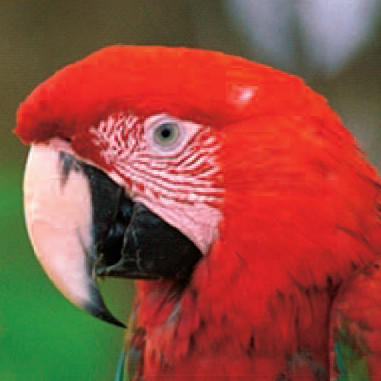
#> input picture images/per.jpg, 381 x 381 px
$ python etf.py   (older library calls are emulated)
#> lines starting #> are read from the running program, lines starting #| are printed output that depends on the picture; after the words box and inside, x2 and y2 are one past the last pixel; in counts of white or black regions, pixels touching at a corner belong together
import numpy as np
import matplotlib.pyplot as plt
import cv2
import math
from numpy import linalg as LA
from licpy.lic import runlic
from licpy.plot import grey_save

# [10 lines left out: functions computePhi, computeWs, not called in this run]

def computeWm(g_x, g_y):
    return (1 + np.tanh(g_y - g_x))/2

# [78 lines left out: functions computeWd, etfIter, etfKernel, displayImgT, not called in this run]

def etf(img_src, nb_iter, kernel_size, display):

    # [27 lines of commented-out code are left out]

    gray_image = np.divide(img_src, 255.0)
    sobelx = cv2.Sobel(gray_image, cv2.CV_64F, 1, 0, ksize=5)
    sobely = cv2.Sobel(gray_image, cv2.CV_64F, 0, 1, ksize=5)
    sobelmag = np.sqrt(np.multiply(sobelx, sobelx) + np.multiply(sobely, sobely))
    img_grad = np.divide(sobelmag, np.amax(sobelmag))

    tangx = -1 * sobely
    tangy = sobelx
    tang = np.stack([tangx, tangy], axis=2)
    size = tang.shape

    tangnorm = LA.norm(tang, axis=2)
    np.place(tangnorm, tangnorm == 0, [1])
    img_t = np.divide(tang, np.stack([tangnorm, tangnorm], axis=2))

    # ETF iterations
    for i in range(0,nb_iter):
        print("ETF iteration "+str(i)+"...")
        img_t = etfIter(img_src, kernel_size, img_grad,  np.copy(img_t))
        print("Done.")

    # Line integral convolution
    # h = len(img_t)
    # w = len(img_t[0])
    h, w = img_src.shape
    vx = np.zeros((h,w))
    vy = np.zeros((h,w))

    for i in range(0, h):
        for j in range (0, w):
            vx[i][j] = img_t[i][j][0]
            vy[i][j] = img_t[i][j][1]

    tex = runlic(vx, vy, 21)
    grey_save("res/lic.jpg", tex)


    if display:
        #displayImgT(img_t, "Img res")
        cv2.imshow("LIC ETF", cv2.imread("res/lic.jpg", 0))
        cv2.waitKey(0)

    return img_t

# Main
if __name__ == '__main__':
    img = cv2.imread("images/per.jpg", 1)
#> img is the input picture: shape (381, 381, 3); mean B, G, R 63.8, 77.3, 150
    gray_image = cv2.cvtColor(img, cv2.COLOR_BGR2GRAY)
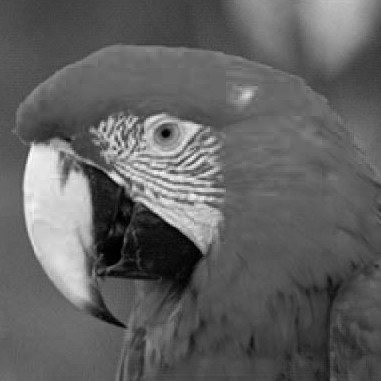
#> gray_image: shape (381, 381); min 0, max 254, mean 97.5

    etf(gray_image, 0, 3, True)
#> in etf, `sobelx = cv2.Sobel(gray_image, cv2.CV_64F, 1, 0, ksize=5)`:
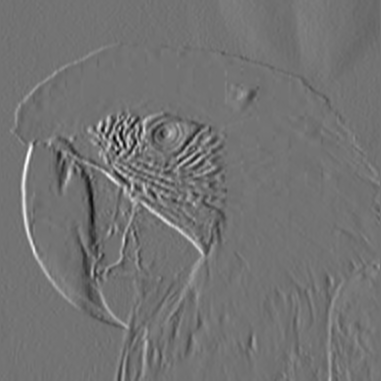
#> sobelx: shape (381, 381) float64; min -20.58, max 24.87, mean 0; drawn with min black and max white
#> in etf, `sobely = cv2.Sobel(gray_image, cv2.CV_64F, 0, 1, ksize=5)`:
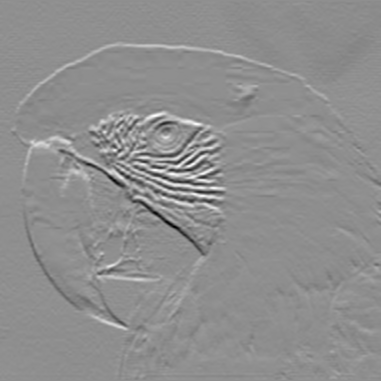
#> sobely: shape (381, 381) float64; min -26.66, max 20.85, mean 0; drawn with min black and max white
#> in etf, `sobelmag = np.sqrt(np.multiply(sobelx, sobelx) + np.multiply(sobely, s..`:
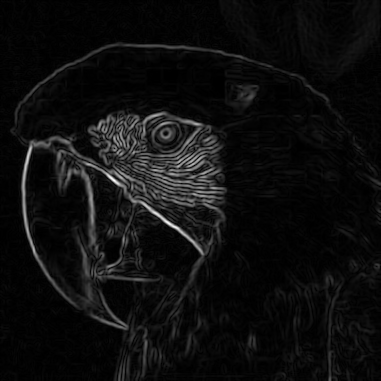
#> sobelmag: shape (381, 381) float64; min 0, max 31.28, mean 1.8; drawn with min black and max white
#> in etf, `tangx = -1 * sobely`:
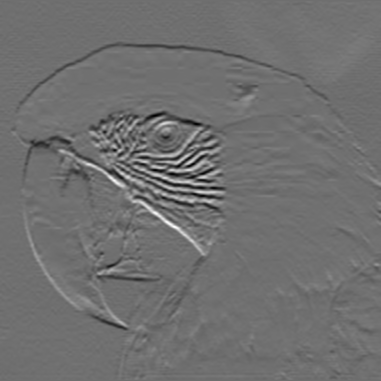
#> tangx: shape (381, 381) float64; min -20.85, max 26.66, mean 0; drawn with min black and max white
#> in etf, `np.place(tangnorm, tangnorm == 0, [1])`: tangnorm: shape (381, 381) float64; under 0.01% of pixels changed, all inside (x1, y1, x2, y2) = (16, 0, 381, 373)
#> after the loop in etf, `for i in range(0, h):`:
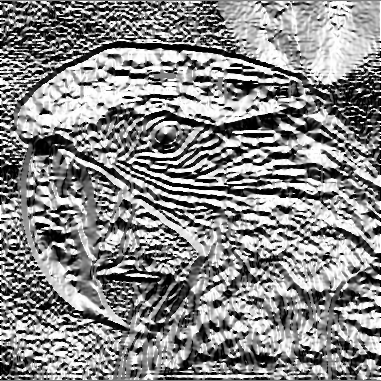
#> vx: shape (381, 381) float64; min -1, max 1, mean 0.0748; drawn with min black and max white
#> after the loop in etf, `for i in range(0, h):`:
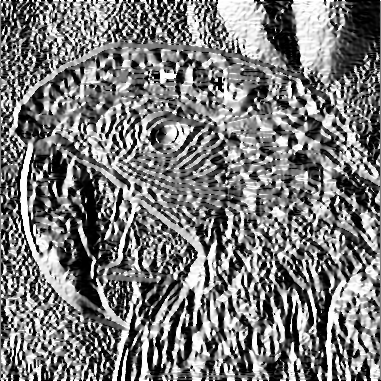
#> vy: shape (381, 381) float64; min -1, max 1, mean -0.0504; drawn with min black and max white
#> (the call stopped at in etf, `tex = runlic(vx, vy, 21)`: licpy is not available in this run)
